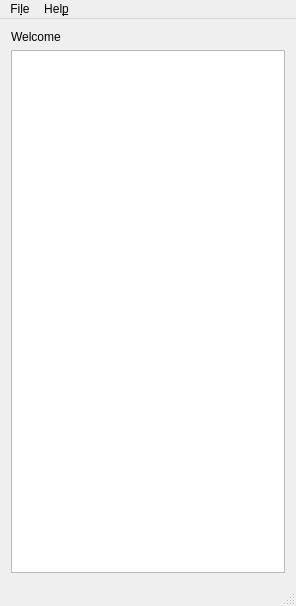
<?xml version="1.0" encoding="UTF-8"?>
<ui version="4.0">
 <class>MainWindow</class>
 <widget class="QMainWindow" name="MainWindow">
  <property name="geometry">
   <rect>
    <x>0</x>
    <y>0</y>
    <width>296</width>
    <height>606</height>
   </rect>
  </property>
  <property name="windowTitle">
   <string>288 Lan Messenger</string>
  </property>
  <widget class="QWidget" name="centralWidget">
   <layout class="QVBoxLayout" name="verticalLayout">
    <item>
     <widget class="QLabel" name="lblWelcome">
      <property name="text">
       <string>Welcome</string>
      </property>
     </widget>
    </item>
    <item>
     <widget class="QListWidget" name="listUsers"/>
    </item>
   </layout>
  </widget>
  <widget class="QMenuBar" name="menuBar">
   <property name="geometry">
    <rect>
     <x>0</x>
     <y>0</y>
     <width>296</width>
     <height>30</height>
    </rect>
   </property>
   <widget class="QMenu" name="menuFile">
    <property name="title">
     <string>Fi&amp;le</string>
    </property>
    <addaction name="separator"/>
    <addaction name="actionExit"/>
   </widget>
   <widget class="QMenu" name="menuHelp">
    <property name="title">
     <string>Hel&amp;p</string>
    </property>
    <addaction name="separator"/>
    <addaction name="actionAbout"/>
   </widget>
   <addaction name="menuFile"/>
   <addaction name="menuHelp"/>
  </widget>
  <widget class="QStatusBar" name="statusBar"/>
  <action name="actionContents">
   <property name="text">
    <string>Contents</string>
   </property>
  </action>
  <action name="actionAbout">
   <property name="text">
    <string>&amp;About</string>
   </property>
  </action>
  <action name="actionExit">
   <property name="text">
    <string>&amp;Exit</string>
   </property>
  </action>
  <action name="actionOptions">
   <property name="text">
    <string>&amp;Options</string>
   </property>
  </action>
  <action name="actionJoin">
   <property name="text">
    <string>&amp;Join</string>
   </property>
  </action>
  <action name="actionList">
   <property name="text">
    <string>&amp;List</string>
   </property>
  </action>
 </widget>
 <layoutdefault spacing="6" margin="11"/>
 <resources/>
 <connections>
  <connection>
   <sender>menuBar</sender>
   <signal>triggered(QAction*)</signal>
   <receiver>MainWindow</receiver>
   <slot>onMenu(QAction*)</slot>
   <hints>
    <hint type="sourcelabel">
     <x>250</x>
     <y>11</y>
    </hint>
    <hint type="destinationlabel">
     <x>226</x>
     <y>28</y>
    </hint>
   </hints>
  </connection>
 </connections>
 <slots>
  <slot>onMenu(QAction*)</slot>
 </slots>
</ui>
